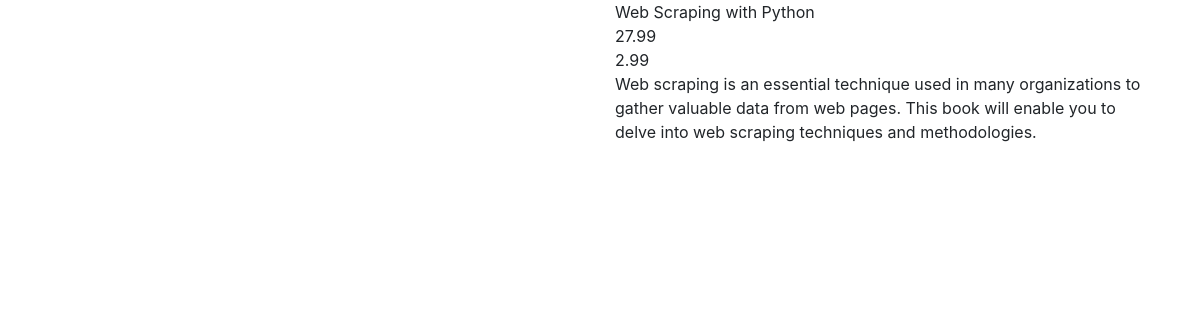
Page /4/ on the committed database.
### shop/models.py (models this page shows, shortened)
class Products(models.Model):
    title = models.CharField(max_length=200)
    price = models.FloatField()
    discount_price = models.FloatField()
    category = models.CharField(max_length=200)
    description = models.TextField()
    image = models.CharField(max_length=300)

### shop/views.py (the view)
# urls.py: path('<int:id>/',views.detail,name='detail'),
def detail(request,id):
    product_object = Products.objects.get(id=id)
    return render(request,'shop/detail.html', {'product_object':product_object})

### shop/templates/shop/detail.html (shortened to what this page needs)
<!DOCTYPE html>
<html lang="en">
<head>
    <link rel="stylesheet" href="https://stackpath.bootstrapcdn.com/bootstrap/4.3.1/css/bootstrap.min.css">
</head>
<body>
    <div class="container">
        <div class="row">
            <div class="col-md-6">
                <div class="row">
                    <div class="col-md-12">
                    </div>
                </div>
            </div>
            <div class="col-md-6">
                <div class="row">
                    <div class="col-md-12">
                        {{ product_object.title }}
                    </div>
                </div>
                <div class="row">
                    <div class="col-md-12">
                        {{ product_object.price }}
                    </div>
                </div>
                <div class="row">
                    <div class="col-md-12">
                        {{ product_object.discount_price }}
                    </div>
                </div>
                <div class="row">
                    <div class="col-md-12">
                        {{ product_object.description }}
                    </div>
                </div>
            </div>
        </div>
    </div>
</body>
</html>

### rows in the picture
Products: title "Web Scraping with Python", price "27.99", discount_price "2.99", description "Web scraping is an essential technique used in many organizations to gather valuable data from web pages. This book will enable you to delve into web scraping techniques and methodologies."
